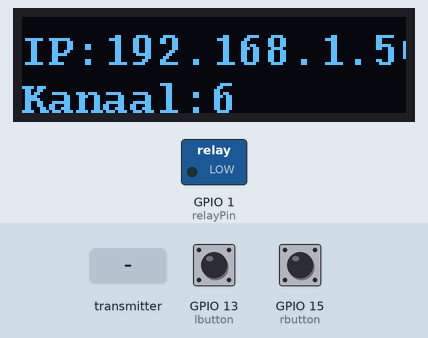
This sketch was run on a simulated ESP8266 (Wemos D1 mini). On the bench: 128×32 one-colour display, switched loads named in the sketch (green lamp = pin HIGH). Inputs (shaded band) come from the test bench; at power-on: GPIO 13 (lbutton) LOW, GPIO 15 (rbutton) LOW. WiFi joins after 1.5 s; servers stay silent unless stated; EEPROM starts erased; not simulated (calls return 0 or success): gewoon_secrets.h; what the sketch prints to the serial monitor is not drawn.

Above: at 3.2 s.
3.3 s: GPIO 13 (lbutton) pulled HIGH for 1 s
At 5.2 s:
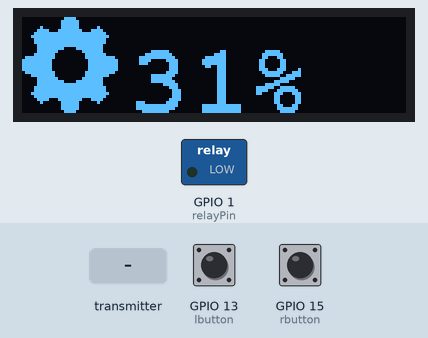
5.8 s: the transmitter starts sending id = 0
At 7.0 s:
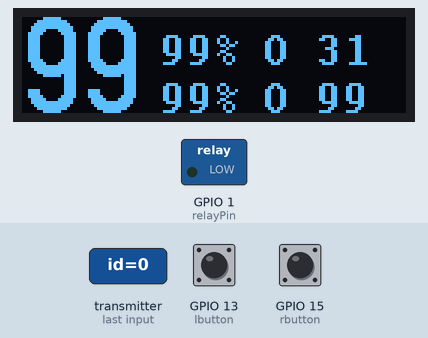
7.3 s: GPIO 15 (rbutton) pulled HIGH for 1 s
At 9.0 s:
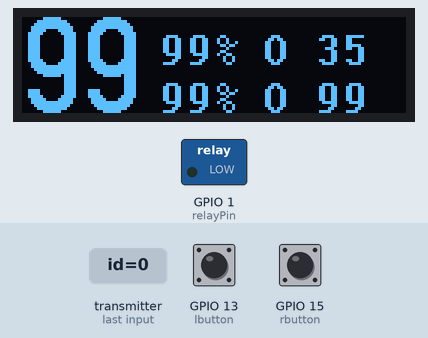
9.8 s: the transmitter starts sending id = 1
At 10.1 s:
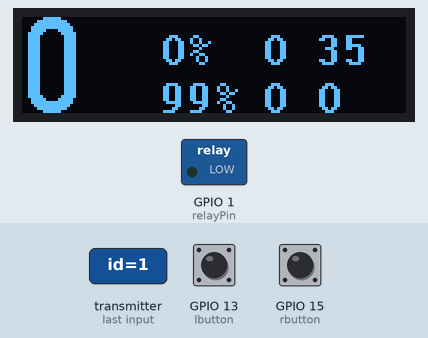
11.3 s: GPIO 13 (lbutton) pulled HIGH for 0.15 s
At 12.5 s:
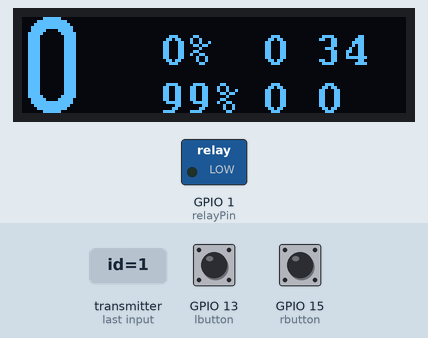
12.9 s: the transmitter starts sending hum = 25
At 13.7 s:
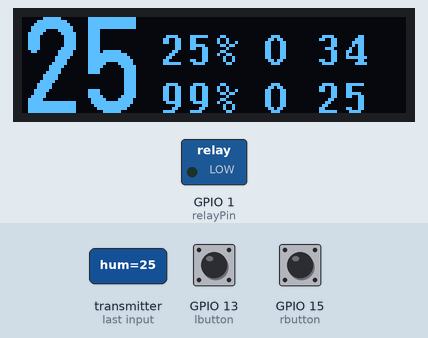
Timing chart, 0 to 15.9 s (numbered marks = the images above; inputs shaded):
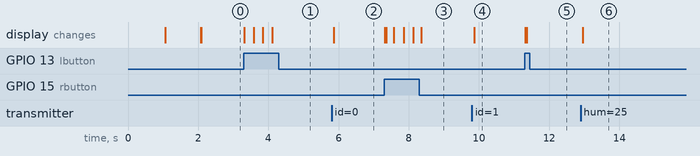

Measured:
- after the input at 3.3 s, the display: first changes at once (image 1 shows a later state)
- after the input at 5.8 s, the display: changes after 0.06 s (image 2)
- after the input at 7.3 s, the display: first changes at once (image 3 shows a later state)
- after the input at 9.8 s, the display: changes after 0.06 s (image 4)
- after the input at 11.3 s, the display: first changes at once (image 5 shows a later state)
- after the input at 12.9 s, the display: changes after 0.06 s (image 6)

The sketch:

ESPNOW-8266-Reciever-and-display.11.ino
```cpp
//https://randomnerdtutorials.com/esp8266-esp-now-wi-fi-web-server/

// ESPNOW 8266 RECEIVER (for TTGO 0.9 screen)
//
//MAC Address of the receiver
//uint8_t broadcastAddress[] = {0xE8, 0xDB, 0x84  0xDC  0x31, 0x40}; // 8266 D1-MINI headers
//uint8_t broadcastAddress[] = {0xE8, 0xDB, 0x84  0xDA  0xDD, 0xC9}; // 8266 D1-MINI los
//uint8_t broadcastAddress[] = {0x84, 0xF7, 0x03  0xD8  0x06, 0x76}; // 8266 D1-S2
//uint8_t broadcastAddress[] = {0x98, 0xCD, 0xAC, 0x13, 0xC8, 0x7A}; // 8266 TTGO 0.9 kastje
//uint8_t broadcastAddress[] = {0x98, 0xCD, 0xAC, 0x13, 0xD7, 0x1C}; // 8266 TTGO 0.9 los
//uint8_t broadcastAddress[] = {0x94, 0xB9, 0x7E, 0xD3, 0xE5, 0x58}; // 32   T-DISPLAY ROOD TTGO-LORA32
//uint8_t broadcastAddress[] = {0x80, 0x7D, 0x3A, 0xE6, 0x79, 0x6C}; // 32   BME sensor
//uint8_t broadcastAddress[] = {0x30, 0x83, 0x98, 0xE2, 0xBE, 0xCC}; // 32   M5STICK-CPLUS

/*
  Based on https://RandomNerdTutorials.com/esp8266-esp-now-wi-fi-web-server/ by Rui Santos

  Permission is hereby granted, free of charge, to any person obtaining a copy
  of this software and associated documentation files.

  The above copyright notice and this permission notice shall be included in all
  copies or substantial portions of the Software.
*/

#include          <espnow.h>
#include          <ESP8266WiFi.h>
#include          "ESPAsyncWebServer.h"
#include          "ESPAsyncTCP.h"
#include          <Arduino_JSON.h>
#include          <EEPROM.h>
#define           EEPROM_SIZE 8

//from myESP8266-Client-NOW_aka-thin10
  #define         relayPin  1
  #define         lbutton   13
  #define         rbutton   15
  #define         OLED_SDA  2
  #define         OLED_SCL  14
  #define         OLED_RST  4
  #include        <U8g2lib.h>
  U8G2_SSD1306_128X32_UNIVISION_F_SW_I2C u8g2(U8G2_R0, OLED_SCL, OLED_SDA , OLED_RST);
  #define         mono 1

  int     sensor;
  int     TMinutes;
  int     threshold;                      // = 25; from eeprom when dryer water!
  int     oldthreshold;
  int     humidity     =  99;
  int     humidity1    =  0;
  int     humidity2    =  0;
  int     s1online     =  0;              //times online
  int     s2online     =  0;
  bool    buttons;                        // are there buttons attached to set threshold?
  bool    dispset     = false;            // used 4 display setup some time during loop (20%)
  bool    water       = false;            // do we water?
  bool    oldwater    = false;            // previous water
  String  SoilValue[3] =  {"","11","33"}; //SoilValue[1]= sensor1 and SoilValue[2]=reading sensor2
  int     SoilHum  [3] =  {0,99,99};
  int     PMinutes [3] =  {0,0,0};        // passed minutes counter
  int     Misses   [3] =  {0,0,0};        // missed messages counter

#include "gewoon_secrets.h" //instead of the two below constants
//Replace with your network credentials (STATION)
//const char* ssid = "REPLACE_WITH_YOUR_SSID";
//const char* password = "REPLACE_WITH_YOUR_PASSWORD";

// Structure example to receive data
// Must match the sender structure
typedef struct struct_message {
  int           id;
  float         temp;
  float         hum;
  unsigned int  readingId;
} struct_message;
struct_message incomingReadings;

JSONVar board;

AsyncWebServer server   (80);
AsyncEventSource events ("/events");

// callback function that will be executed when data is received
void OnDataRecv   (uint8_t * mac_addr, uint8_t *incomingData, uint8_t len) {
  // Copies the sender mac address to a string
  char macStr[18];
  Serial.print    ("Packet received from: ");
  snprintf        (macStr, sizeof(macStr), "%02x:%02x:%02x:%02x:%02x:%02x",
                   mac_addr[0], mac_addr[1], mac_addr[2], mac_addr[3], mac_addr[4], mac_addr[5]);
  Serial.println  (macStr);
  memcpy          (&incomingReadings, incomingData, sizeof(incomingReadings));

  board["id"]         = incomingReadings.id;
  board["temperature"]= incomingReadings.temp;
  board["humidity"]   = incomingReadings.hum;
  board["readingId"]  = String(incomingReadings.readingId);
  String jsonString   = JSON.stringify(board);
  events.send(jsonString.c_str(), "new_readings", millis());
  Serial.printf       ("Board ID %u: %u bytes\n", incomingReadings.id, len);
  Serial.printf       ("t value: %4.2f \n", incomingReadings.temp);
  Serial.printf       ("h value: %4.2f \n", incomingReadings.hum);
  Serial.printf       ("readingID value: %d \n", incomingReadings.readingId);
  Serial.println      ();

//process things
  sensor            = incomingReadings.id;
  int minpassed     = PMinutes[sensor];
  int misses        = 0;
  if (minpassed>90) { misses = minpassed/70;}
  Misses[sensor]    = Misses[sensor] + misses;
  PMinutes[sensor]  = 0;
  SoilHum [sensor]  = incomingReadings.hum; // store value
  humidity          = SoilHum[1];
  if (SoilHum[2]<humidity){humidity=SoilHum[2];}
  if (humidity<=threshold){water=true;}else{water=false;}
  Serial.print        ("Received message from sensor ");
  Serial.print        (sensor);
  Serial.print        (" humidity:");
  Serial.print        (humidity);
  Serial.print        (" last interval ");
  Serial.print        (minpassed);
  Serial.print        (" minutes. Total misses:");
  Serial.print        (Misses[sensor]);
  if (water){Serial.println("WATER");} else {Serial.println("DO NOT WATER");}
  DispScreen();
}

void DispScreen(){
    u8g2.clearBuffer  ();
    u8g2.setFont      (u8g2_font_logisoso32_tf);   // 32h
    u8g2.setCursor    (0,32);
    u8g2.print        (humidity);
    u8g2.setFont      (u8g2_font_courB10_tf);   // 16h
    u8g2.setCursor    (46,16);
    u8g2.print        (SoilHum[1]);
    u8g2.print        ("% ");
    u8g2.setCursor    (80,16);
    u8g2.print        (PMinutes[1]);
    u8g2.print        (" ");
    u8g2.print        (threshold);
    u8g2.setCursor    (46,32);
    u8g2.print        (SoilHum[2]);
    u8g2.print        ("% ");
    u8g2.setCursor    (80,32);
    u8g2.print        (PMinutes[2]);
    u8g2.print        (" ");
    u8g2.print        (humidity);
    u8g2.sendBuffer   ();
}

void   checkbuttons(){
#if defined(mono)                       // 0.9 monochrome
  u8g2.setFont(u8g2_font_courB24_tf);   // bigger font
  bool pressed = true;
#else
  bool pressed = false;
#endif

    if (digitalRead (lbutton)==pressed){           // left
      Serial.println("left button pressed");
      if(threshold>0){threshold--;}
      displaysetup     ();
      delay(250);
    }
    if (digitalRead (rbutton)==pressed){           // right
      Serial.println("right button pressed");
      if(threshold<99){threshold++;}
      displaysetup     ();
      delay(250);
    }
    if (threshold!=oldthreshold){
      EEPROM.begin    (EEPROM_SIZE);
      EEPROM.write    (0,threshold);
      EEPROM.commit   ();
      oldthreshold =  threshold;
      if (humidity<=threshold){water=true;}else{water=false;}
    }
}

void displaysetup(){     // display setup threshold
    u8g2.clearBuffer  ();
    u8g2.setFont      (u8g2_font_open_iconic_all_4x_t);//32 pix high
    u8g2.setCursor    (0,32);
    u8g2.print        (char(129));//setup
    u8g2.setCursor    (32+4,32);
    u8g2.setFont      (u8g2_font_courB24_tf);
    u8g2.print        (threshold);
    u8g2.print        ("%");

    u8g2.setFont      (u8g2_font_open_iconic_all_4x_t);//32 pix high
    u8g2.setCursor    (96,32);
    if (water)        {u8g2.print(char(152));}//drop
//    u8g2.print(char(152));//drop
    u8g2.sendBuffer   ();
}

const char index_html[] PROGMEM = R"rawliteral(
<!DOCTYPE HTML><html>
<head>
  <title>MANSFILMT DASHBOARD</title>
  <meta name="viewport" content="width=device-width, initial-scale=1">
  <link rel="stylesheet" href="https://use.fontawesome.com/releases/v5.7.2/css/all.css" integrity="sha384-fnmOCqbTlWIlj8LyTjo7mOUStjsKC4pOpQbqyi7RrhN7udi9RwhKkMHpvLbHG9Sr" crossorigin="anonymous">
  <link rel="icon" href="data:,">
  <style>
    html {font-family: Arial; display: inline-block; text-align: center;}
    h1 {  font-size: 2rem;}
    body {  margin: 0;}
    .topnav { overflow: hidden; background-color: #2f4468; color: white; font-size: 1.7rem; }
    .content { padding: 20px; }
    .card { background-color: white; box-shadow: 2px 2px 12px 1px rgba(140,140,140,.5); }
    .cards { max-width: 700px; margin: 0 auto; display: grid; grid-gap: 2rem; grid-template-columns: repeat(auto-fit, minmax(320px, 1fr)); }
    .reading { font-size: 2.8rem; }
    .timestamp { color: #bebebe; font-size: 1rem; }
    .card-title{ font-size: 1.2rem; font-weight : bold; }
    .card.temperature { color: #B10F2E; }
    .card.humidity { color: #50B8B4; }
  </style>
</head>
<body>
  <div class="topnav">
    <h1>ESP-NOW DASHBOARD</h1>
  </div>
  <div class="content">
    <div class="cards">
      <div class="card temperature">
        <p class="card-title"><i class="fas fa-thermometer-half"></i> voortuin - temp</p><p><span class="reading"><span id="t1"></span> &deg;C</span></p><p class="timestamp">Laatse data: <span id="rt1"></span></p>
      </div>
      <div class="card humidity">
        <p class="card-title"><i class="fas fa-tint"></i> voortuin - vocht</p><p><span class="reading"><span id="h1"></span> &percnt;</span></p><p class="timestamp">Laatse data: <span id="rh1"></span></p>
      </div>
      <div class="card temperature">
        <p class="card-title"><i class="fas fa-thermometer-half"></i> achtertuin - temp</p><p><span class="reading"><span id="t2"></span> &deg;C</span></p><p class="timestamp">Laatse data: <span id="rt2"></span></p>
      </div>
      <div class="card humidity">
        <p class="card-title"><i class="fas fa-tint"></i> achtertuin - vocht</p><p><span class="reading"><span id="h2"></span> &percnt;</span></p><p class="timestamp">Laatse data: <span id="rh2"></span></p>
      </div>
    </div>
  </div>
<script>
function getDateTime() {
  var currentdate = new Date();
  var datetime = currentdate.getDate() + "/"
  + (currentdate.getMonth()+1) + "/"
  + currentdate.getFullYear() + " om "
  + currentdate.getHours() + ":"
  + currentdate.getMinutes() + ":"
  + currentdate.getSeconds();
  return datetime;
}
if (!!window.EventSource) {
 var source = new EventSource('/events');

 source.addEventListener('open', function(e) {
  console.log("Events Connected");
 }, false);
 source.addEventListener('error', function(e) {
  if (e.target.readyState != EventSource.OPEN) {
    console.log("Events Disconnected");
  }
 }, false);

 source.addEventListener('message', function(e) {
  console.log("message", e.data);
 }, false);

 source.addEventListener('new_readings', function(e) {
  console.log("new_readings", e.data);
  var obj = JSON.parse(e.data);
  document.getElementById("t"+obj.id).innerHTML = obj.temperature.toFixed(2);
  document.getElementById("h"+obj.id).innerHTML = obj.humidity.toFixed(2);
  document.getElementById("rt"+obj.id).innerHTML = getDateTime();
  document.getElementById("rh"+obj.id).innerHTML = getDateTime();
 }, false);
}
</script>
</body>
</html>)rawliteral";

void setup() {
  Serial.begin(115200);
  EEPROM.begin      (EEPROM_SIZE);
  threshold     =   EEPROM.read(0);
  if (threshold>75){threshold=35;}
  oldthreshold  =   threshold;

  u8g2.begin        ();
  u8g2.setContrast  (3);                  // x from 0 to 255 works, but do not disable oled. value x=0 still display some data..
  u8g2.clearBuffer  ();
  Serial.println    (__FILE__);         //name of this doc

  IPAddress local_IP(192, 168, 2, 9);   // Set your Static IP address
  IPAddress gateway(192, 168, 2, 254);  // Set your Gateway IP address
  IPAddress subnet(255, 255, 255, 0);
  IPAddress primaryDNS(8, 8, 8, 8);     //optional
  IPAddress secondaryDNS(8, 8, 4, 4);   //optional
  // Configures static IP address
  if (!WiFi.config    (local_IP, gateway, subnet, primaryDNS, secondaryDNS)) {
     Serial.println   ("STA Failed to configure");
  } else {Serial.print("IP address set to ");Serial.println(local_IP);}

  // Set the device as a Station and Soft Access Point simultaneously
  WiFi.mode(WIFI_AP_STA);
  // Set device as a Wi-Fi Station
  WiFi.begin(ssid, password);

  u8g2.clearBuffer  ();
  u8g2.setFont      (u8g2_font_courB10_tf);
  u8g2.setCursor    (0,16);
  u8g2.print        ("Setting WIFI");
  u8g2.sendBuffer   ();

  while (WiFi.status() != WL_CONNECTED) {
    delay(1000);
    Serial.println  ("Setting as a Wi-Fi Station..");
    u8g2.print      (".");
    u8g2.sendBuffer ();
  }
  Serial.print      ("Station IP Address: ");
  Serial.println    (WiFi.localIP());
  Serial.print      ("Wi-Fi Channel: ");
  Serial.println    (WiFi.channel());

  u8g2.clearBuffer  ();
  u8g2.setFont      (u8g2_font_courB10_tf);   // 16h
  u8g2.setCursor    (0,16);
  u8g2.print        ("IP:");
  u8g2.print        (WiFi.localIP());
  u8g2.setCursor    (0,32);
  u8g2.print        ("Kanaal:");
  u8g2.print        (WiFi.channel());
  u8g2.sendBuffer   ();

  // Init ESP-NOW
  if (esp_now_init() != 0) {
    Serial.println("Error initializing ESP-NOW");
    return;
  }

  // Once ESPNow is successfully Init, we will register for recv CB to get recv packer info

  esp_now_register_recv_cb(OnDataRecv);

  server.on("/", HTTP_GET, [](AsyncWebServerRequest *request){
    request->send_P(200, "text/html", index_html);
  });

  events.onConnect([](AsyncEventSourceClient *client){
    if(client->lastId()){
      Serial.printf("Client reconnected! Last message ID that it got is: %u\n", client->lastId());
    }
    // send event with message "hello!", id current millis
    // and set reconnect delay to 1 second
    client->send("hello!", NULL, millis(), 10000);
  });
  server.addHandler(&events);
  server.begin();

  pinMode           (lbutton, INPUT);
  pinMode           (rbutton, INPUT);
  pinMode           (relayPin,OUTPUT);
  digitalWrite      (relayPin,LOW);
  if (digitalRead   (lbutton)==true){buttons=false;} else {buttons=true;}// no button attached on 8266

}

void loop() {
  static unsigned long lastEventTime = millis();
  static const unsigned long EVENT_INTERVAL_MS = 60000;
  if ((millis() - lastEventTime) > EVENT_INTERVAL_MS) {
    PMinutes[1]++;
    PMinutes[2]++;
    DispScreen();
    events.send("ping",NULL,millis());
    lastEventTime = millis();
    dispset=false;
    if (water && !oldwater){        // water has become true turn on relay
      digitalWrite(relayPin,HIGH);
      oldwater=true;
    }
    if (!water && oldwater){        // water has become false turn off relay
      digitalWrite(relayPin,LOW);
      oldwater=false;
    }
}

  if ((millis() - lastEventTime) > .5 * EVENT_INTERVAL_MS) {
    if (!dispset) {dispset=true;displaysetup();}
  }

  if (buttons){checkbuttons();} // only read port when buttons are attached
}
```
